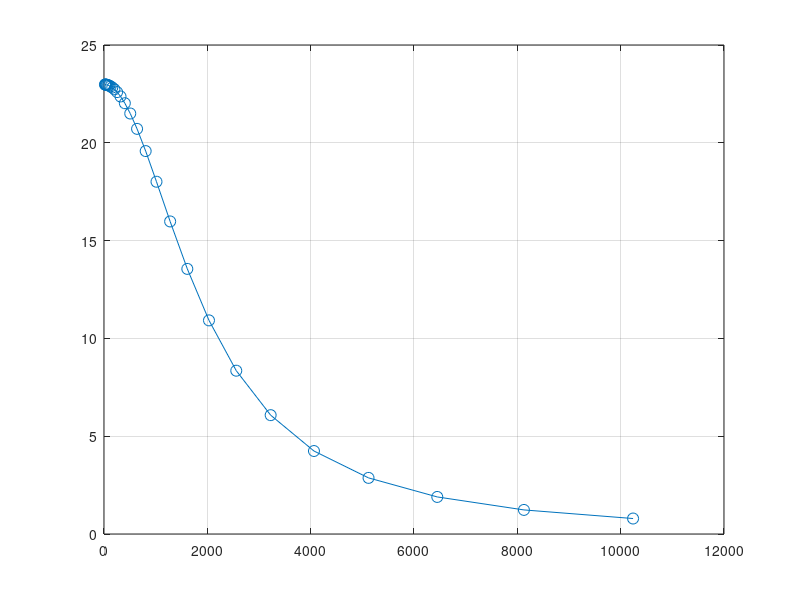

Reproduce this figure in MATLAB. (Note: this script raises an error after producing the figure.)
clear ;
clc;

% =========================
%     Octave Frequency
% =========================

nf=28;                             
f=ones(nf,1);
f(1)=20;                            
for i=2:nf
f(i)=f(i-1).*(2.^(1/3));             
end
f_signal = f;
f=f';
f_lr=f.*(2.^(-1/6));
f_up=f.*(2.^(1/6));
delta_f=f_up-f_lr;

alpha = 0;                             
M = 1.6;          
T_infty =216.08;       
u_infty = M*sqrt(1.4*287*T_infty);                     
rho_infty = 0.3168841;                     
nu = 4.48E-05;      
q = 0.5*rho_infty*u_infty^2;
F = 1 + 0.13*M^2;

disp("Flow regions that can be solved")
disp("  ")

disp(" 1 --> for Attached flow region ")

disp(" ")


disp(" ");

% -----------------------------------------------------------------
%                      Attached Region
% -----------------------------------------------------------------

xs =14.4;
Rexs = (u_infty*xs)/nu;
delta_star_a = (0.0371/(Rexs)^(0.2)*((9/7 + 0.475*M^2)/(1 + 0.13*M^2)^0.64))*xs;
omega_a = (2*pi*f*delta_star_a)/u_infty;


C_a = [1;2;3;4;9];
factor = C_a;

Prms_q_a = 0.010/F;                                                    
%Prms_q_a = min(0.026,(0.041/1 + 1.606*M^2));        % uncomment this for separated flow and comment the above line.                                            
P1 = Prms_q_a;

markers = {'o', 's', '^', 'd', 'x', '*'};
colors = lines(length(factor));

figure(1)
% =================================================
%  Power Spectral Density for Expansion Corner
% =================================================
for idx = 1:5
    G(idx,:) = (4*(P1)^2*factor(idx)*(F^(1.433)./(1 + factor(idx)^2*F^(2.867).*omega_a.^2)))*(q^2*delta_star_a/u_infty);
    figure(1)
    %plot(f,G(idx,:),"Color","b","LineWidth",0.7,"Marker","o");
    plot(f, G(idx,:), ...
        'Color', colors(idx,:), ...
        'LineWidth', 0.7, ...
        'Marker', markers{idx}, ...
        'MarkerSize', 8, ...
        'DisplayName', sprintf('Factor = %d', factor(idx)));
    hold on
    grid on
    ax = gca;
    ax.XMinorGrid = "on";
    ax.YMinorGrid = "on";
    ax.XMinorTick = "on";
    ax.YMinorTick = "on";
    ax.TickLength = [0.02 0.01];  % [major minor]
    xlabel("Frequency (in Hz)")
    ylabel("(PSD)")
    title(" Attached flow region")
    legend("C = 1(actual)","C = 2","C = 3","C = 4","C = 9")
    pbaspect([1,1,1]);
    xlim([-1000 12000]);
end


figure(2)
for jdx = 1:5
    PSD = G'; 
    p_ref = 20e-6;                       % Reference sound pressure level (20 µPa)
    %delta_f = delta_f';
    del = delta_f';
    P = PSD.*del;
    SPL(:,jdx) = 10 * log10(P(:,jdx) / p_ref^2);
    OASPL(:,jdx) = 10 * log10(sum(10.^(SPL(:,jdx)./10)))
    semilogx(f,SPL(:,jdx),'Color', colors(jdx,:), ...
        'LineWidth', 0.7, ...
        'Marker', markers{jdx}, ...
        'MarkerSize', 8, ...
        'DisplayName', sprintf('Factor = %d', factor(jdx)))
    hold on
    grid on
    ax = gca;
    ax.XMinorGrid = "on";
    ax.YMinorGrid = "on";
    ax.XMinorTick = "on";
    ax.YMinorTick = "on";
    ax.TickLength = [0.02 0.01];  % [major minor]
    xlabel("Frequency (in Hz)")
    ylabel("SPL (in dB)")
    legend("C = 1(actual)","C = 2","C = 3","C = 4","C = 9","location","northwest")
    title(" Attached flow region")  
end

figure(3)

plot(OASPL,factor,"Marker","o","MarkerFaceColor","r")
grid on
xlabel("OASPL (in dB)")
ylabel("Frequency (in Hz)")
title("Attached flow region")
